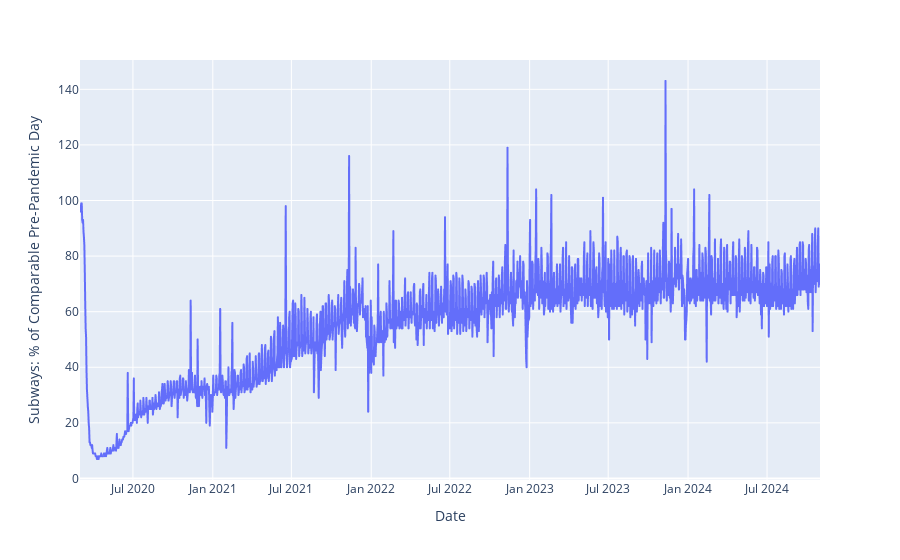

The cell this chart's notebook holds for it:
### Code cell
px.line(data_frame=df, x="Date", y="Subways: % of Comparable Pre-Pandemic Day")

### Figure 1 — Plotly figure (JSON) as saved in the notebook; plotly's stock layout.template omitted (floating-point values rounded to 4 significant figures; data arrays with more than 128 entries replaced by an {"elided": "..."} marker saying what was removed)
{"data": [{"hovertemplate": "Date=%{x}<br>Subways: % of Comparable Pre-Pandemic Day=%{y}<extra></extra>", "legendgroup": "", "line": {"color": "#636efa", "dash": "solid"}, "marker": {"symbol": "circle"}, "mode": "lines", "name": "", "showlegend": false, "type": "scattergl", "x": {"elided": "1706 str values"}, "xaxis": "x", "y": {"elided": "1706 int values"}, "yaxis": "y"}], "layout": {"legend": {"tracegroupgap": 0}, "margin": {"t": 60}, "xaxis": {"anchor": "y", "domain": [0, 1], "title": {"text": "Date"}}, "yaxis": {"anchor": "x", "domain": [0, 1], "title": {"text": "Subways: % of Comparable Pre-Pandemic Day"}}}}
